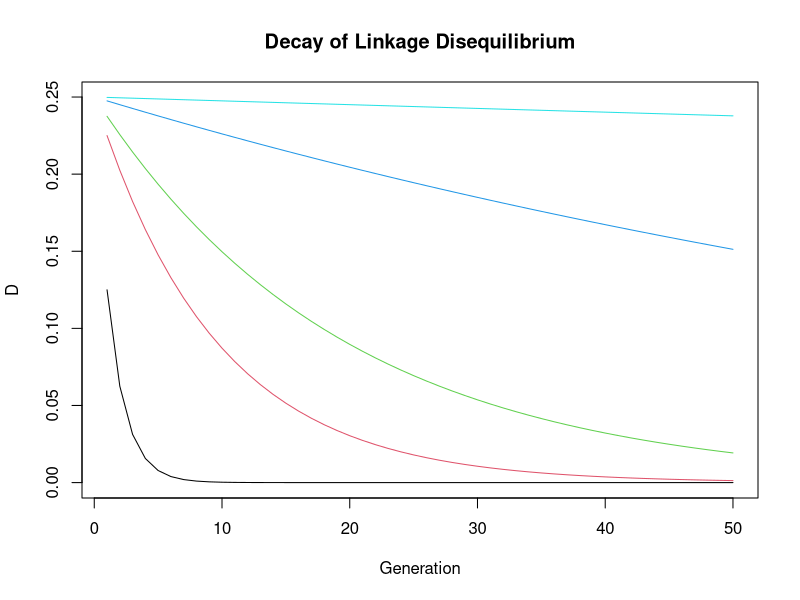
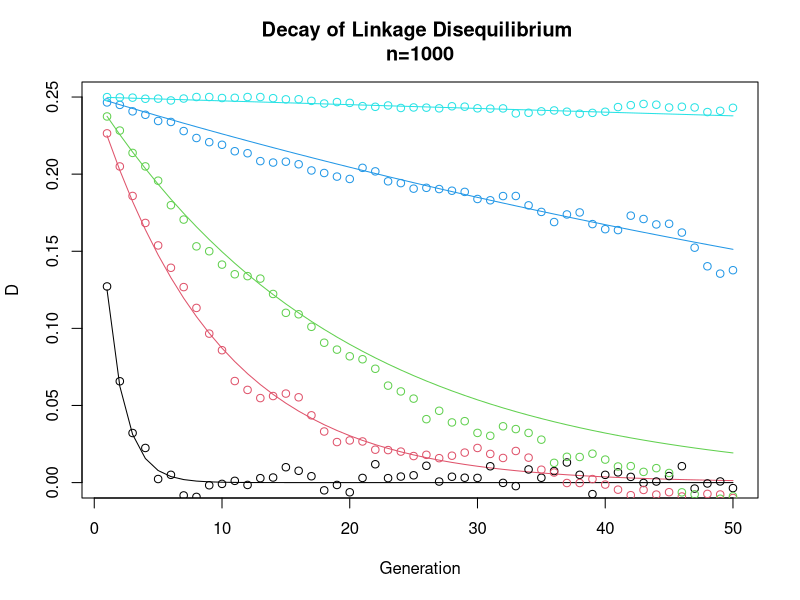
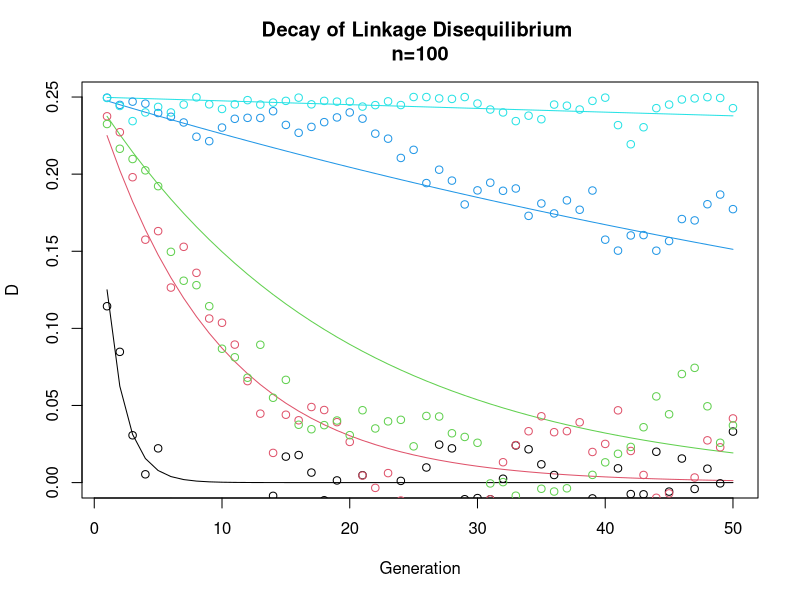

Generate these figures, in order, with R:
## ---- chunk 1
Do <-.25
r <-c(.001,.01,.05,.1,.5)
r <-rev(r) # simple way to reverse order of elements; not needed if they had been input from largest to smallest
t <-c(1:50)
D <- sapply(r, function(x) Do*(1-x)^t )
matplot(D, type="l",main="Decay of Linkage Disequilibrium", xlab ="Generation", ylab="D",lty=1)
## ---- chunk 2
Dfin <- function(n){

n2 <-2*n

d <-matrix(0,50,5)
for (nr in 1:5){

a <-cbind(rep(0,n),rep(0,n))
b <-cbind(rep(1,n),rep(1,n))
gametes <-rbind(a,b)
newpop <-matrix(0,n2,2)
diploid <-matrix(0,2,2)
for (j in 1:50){
##n <-as.integer(rnorm(1,n,n/10))
##n2 <-2*n
k <-1
for (i in 1:n2){ 
  diploid <-gametes[sample(nrow(gametes),size=2,replace=TRUE),]
  rprob <-sample(runif(100,0,100),size=1)/100
  if (rprob>r[nr]){
		newpop[k,] <-diploid[sample(nrow(diploid),size=1),]
		k <-k+1} else{
		temp <- diploid[1,2]
		diploid[1,2] <- diploid[2,2]
		diploid[2,2] <- temp 
		newpop[k,] <- diploid[sample(nrow(diploid),size=1),]
k <-k+1}
	#print(diploid)
}
gamnum <-as.data.frame(table(newpop[,1], newpop[,2]))
gamfreq <-gamnum$Freq/n2
d[j,nr]<-gamfreq[1]*gamfreq[4]-gamfreq[2]*gamfreq[3]
gametes <-newpop
}
}
matplot(D, type="l",main=paste("Decay of Linkage Disequilibrium ","\n", "n=",n,sep=""), xlab ="Generation", ylab="D",lty=1)
for(j in 1:5){
	points(t,d[,j],col=j)
}
}
## ---- chunk 3
#par(mfrow=c(2,1)) #create two panels in the plot window
sapply(c(1000,100),Dfin) # Do two simulations, one with N=1000 and one with N=100
